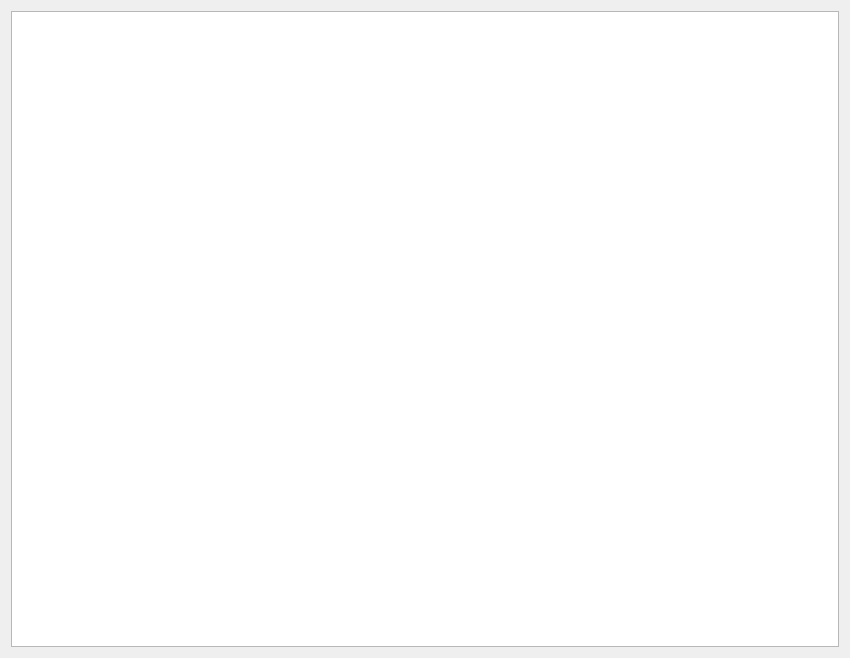
<?xml version="1.0" encoding="UTF-8"?>
<ui version="4.0">
 <class>Dialog</class>
 <widget class="QDialog" name="Dialog">
  <property name="geometry">
   <rect>
    <x>0</x>
    <y>0</y>
    <width>850</width>
    <height>658</height>
   </rect>
  </property>
  <property name="windowTitle">
   <string>Dialog</string>
  </property>
  <layout class="QHBoxLayout" name="horizontalLayout">
   <item>
    <widget class="QTextEdit" name="textEdit"/>
   </item>
  </layout>
 </widget>
 <resources/>
 <connections/>
</ui>
